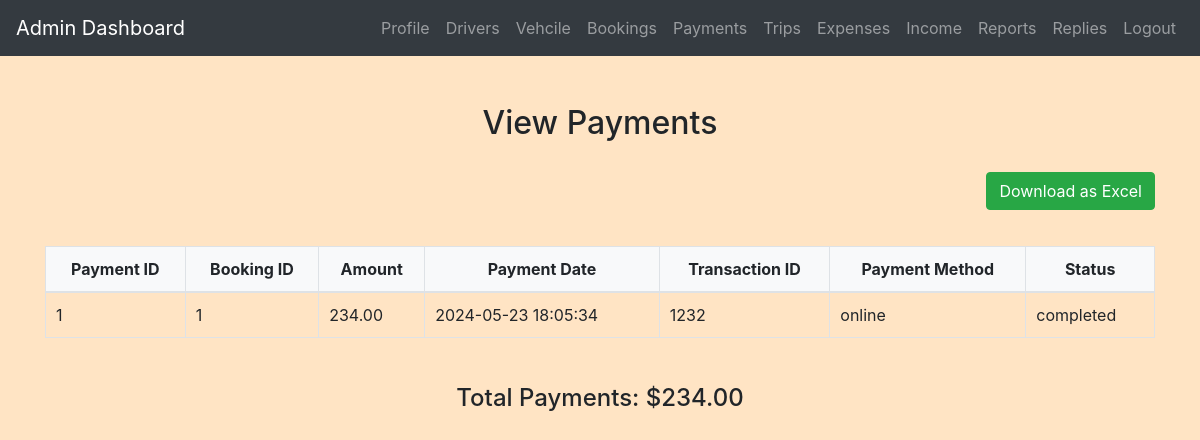
The page /admin/view_payments.php (signed in) on the database its author committed.
### tables this page shows
CREATE TABLE `payments` (
  `payment_id` int(11) NOT NULL,
  `booking_id` int(11) DEFAULT NULL,
  `amount` decimal(10,2) DEFAULT NULL,
  `payment_date` datetime DEFAULT current_timestamp(),
  `transaction_id` varchar(255) DEFAULT NULL,
  `payment_method` enum('online','cash on delivery') DEFAULT NULL,
  `status` enum('pending','completed','failed') DEFAULT 'pending'
);

### admin/view_payments.php (the view, shortened to what this page needs)
<?php
include('config.php');
$sql = "SELECT *, SUM(amount) AS total_amount FROM Payments";
$result = $conn->query($sql);
$total_amount = 0;
if ($result->num_rows > 0) {
    $total_row = $result->fetch_assoc();
    $total_amount = $total_row['total_amount'];
    $result->data_seek(0);
}
?>
<!DOCTYPE html>
<html>
<head>
    <link rel="stylesheet" href="https://maxcdn.bootstrapcdn.com/bootstrap/4.5.2/css/bootstrap.min.css">
    <link rel="stylesheet" href="../css/style.css">
</head>
<body>
<?php include('admin_navbar.php'); ?>
<div class="container mt-5">
    <h2>View Payments</h2>
    <button id="downloadExcel" class="btn btn-success mb-3 float-right">Download as Excel</button>
    <div class="table-responsive">
        <table id="paymentsTable" class="table table-bordered">
            <thead>
                <tr>
                    <th>Payment ID</th>
                    <th>Booking ID</th>
                    <th>Amount</th>
                    <th>Payment Date</th>
                    <th>Transaction ID</th>
                    <th>Payment Method</th>
                    <th>Status</th>
                </tr>
            </thead>
            <tbody>
                <?php
                if ($result->num_rows > 0) {
                    while($row = $result->fetch_assoc()) {
                        echo "<tr>
                            <td>{$row['payment_id']}</td>
                            <td>{$row['booking_id']}</td>
                            <td>{$row['amount']}</td>
                            <td>{$row['payment_date']}</td>
                            <td>{$row['transaction_id']}</td>
                            <td>{$row['payment_method']}</td>
                            <td>{$row['status']}</td>
                        </tr>";
                    }
                } else {
                    echo "<tr><td colspan='7'>No payments found</td></tr>";
                }
                ?>
            </tbody>
        </table>
    </div>
    <div class="mt-3">
        <h4>Total Payments: $<?php echo number_format($total_amount, 2); ?></h4>
    </div>
</div>
</body>
</html>

### css/style.css (style rules this page uses)
body { background-color: bisque; }
h1, h2, h3, h4 { text-align: center; margin-top: 30px; margin-bottom: 30px; }
.table { width: 100%; border-collapse: collapse; margin-top: 20px; }
.table th, .table td { padding: 10px; border: 1px solid #dee2e6; }
.table thead th { background-color: #f8f9fa; font-weight: bold; text-align: center; }
.table tbody td { vertical-align: middle; }

### rows shown on the page
payments: payment_id "1", booking "1", amount "234.00", payment_date "2024-05-23 18:05:34", transaction "1232", payment_method "online", status "completed"

### other values the page prints
$total_amount "234.00"
